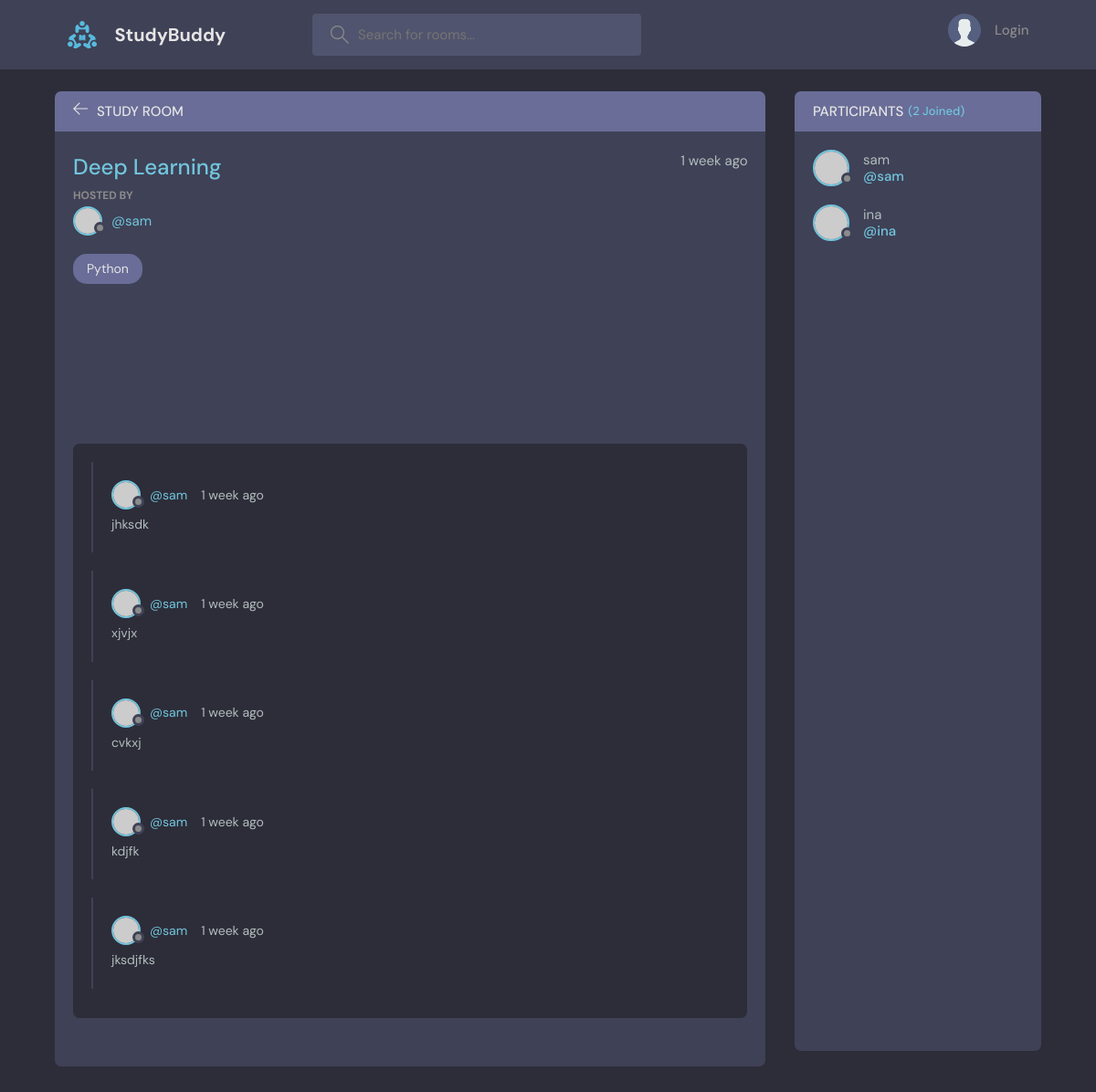
/room/8/, run on the app's committed database.
### base/models.py (models this page shows, shortened)
class Room(models.Model):
    host = models.ForeignKey(User, on_delete=models.CASCADE,null=True)
    topic = models.ForeignKey(Topic, on_delete=models.SET_NULL, null=True)
    name = models.CharField(max_length=200)
    participants = models.ManyToManyField(User, related_name='participants', blank=True)
    description = models.TextField(null=True, blank=True)
    updated = models.DateTimeField(auto_now=True)
    created = models.DateTimeField(auto_now_add=True)
    class Meta:
        ordering = ['-updated','-created']

class Topic(models.Model):
    name =  models.CharField(max_length=200)
    def __str__(self):
        return self.name

class Message(models.Model):
    user = models.ForeignKey(User, on_delete=models.CASCADE)
    room = models.ForeignKey(Room, on_delete=models.CASCADE)
    body = models.TextField()
    updated = models.DateTimeField(auto_now=True)
    created = models.DateTimeField(auto_now_add=True)
    class Meta:
        ordering = ['-updated','-created']

### base/views.py (the view, shortened to what this page needs)
# urls.py: path('room/<str:pk>/', views.room , name = 'room'),
def room(request,pk):
    room = Room.objects.get(id=pk)
    room_messages = room.message_set.all().order_by('-created')
    participants = room.participants.all()
    context = {'room':room, 'room_messages': room_messages, 'participants': participants}
    return render(request,'base/room.html',context)

### base/templates/base/room.html (shortened to what this page needs)
{% extends 'main.html' %}
{% block content %}
<main class="profile-page layout layout--2">
      <div class="container">
        <div class="room">
          <div class="room__top">
            <div class="room__topLeft">
              <a href="{% url 'home' %}">
                <svg version="1.1" xmlns="http://www.w3.org/2000/svg" width="32" height="32" viewBox="0 0 32 32">
                  <title>arrow-left</title>
                  <path
                    d="M13.723 2.286l-13.723 13.714 13.719 13.714 1.616-1.611-10.96-10.96h27.625v-2.286h-27.625l10.965-10.965-1.616-1.607z"
                  ></path>
                </svg>
              </a>
              <h3>Study Room</h3>
            </div>
          </div>
          <div class="room__box scroll">
            <div class="room__header scroll">
              <div class="room__info">
                <h3>{{room.name}}</h3>
                <span>{{room.created|timesince}} ago</span>
              </div>
              <div class="room__hosted">
                <p>Hosted By</p>
                <a href="{% url 'user-profile' room.host.id %}" class="room__author">
                  <div class="avatar avatar--small">
                    <img src="https://randomuser.me/api/portraits/men/37.jpg" />
                  </div>
                  <span>@{{room.host.username}}</span>
                </a>
              </div>
              <span class="room__topics">{{room.topic}}</span>
            </div>
            <div class="room__conversation">
              <div class="threads scroll">
                {% for message in room_messages %}
                <div class="thread">
                  <div class="thread__top">
                    <div class="thread__author">
                      <a href="{% url 'user-profile' message.user.id %}" class="thread__authorInfo">
                        <div class="avatar avatar--small">
                          <img src="https://randomuser.me/api/portraits/men/37.jpg" />
                        </div>
                        <span>@{{message.user.username}}</span>
                      </a>
                      <span class="thread__date">{{message.created|timesince}} ago</span>
                    </div>
                  </div>
                  <div class="thread__details">
                    {{message.body}}
                  </div>
                </div>
                {% endfor %}
              </div>
            </div>
          </div>
        </div>
        <div class="participants">
          <h3 class="participants__top">Participants <span>({{participants.count}} Joined)</span></h3>
          <div class="participants__list scroll">
            {% for user in participants %}
            <a href="{% url 'user-profile' user.id%}" class="participant">
              <div class="avatar avatar--medium">
                <img src="https://randomuser.me/api/portraits/men/37.jpg" />
              </div>
              <p>
                {{user.username}}
                <span>@{{user.username}}</span>
              </p>
            </a>
            {% endfor %}
          </div>
        </div>
      </div>
    </main>
{% endblock content %}

### data on the page
Room: name "Deep Learning", created "1 week", host.username "sam", topic "Python"
Message: user.username "sam", created "1 week", body "jhksdk"
Message: user.username "sam", created "1 week", body "xjvjx"
Message: user.username "sam", created "1 week", body "cvkxj"
Message: user.username "sam", created "1 week", body "kdjfk"
Message: user.username "sam", created "1 week", body "jksdjfks"

### other printed values
{{ participants.count }} "2"
{{ user.username }} "sam"
{{ user.username }} "ina"
